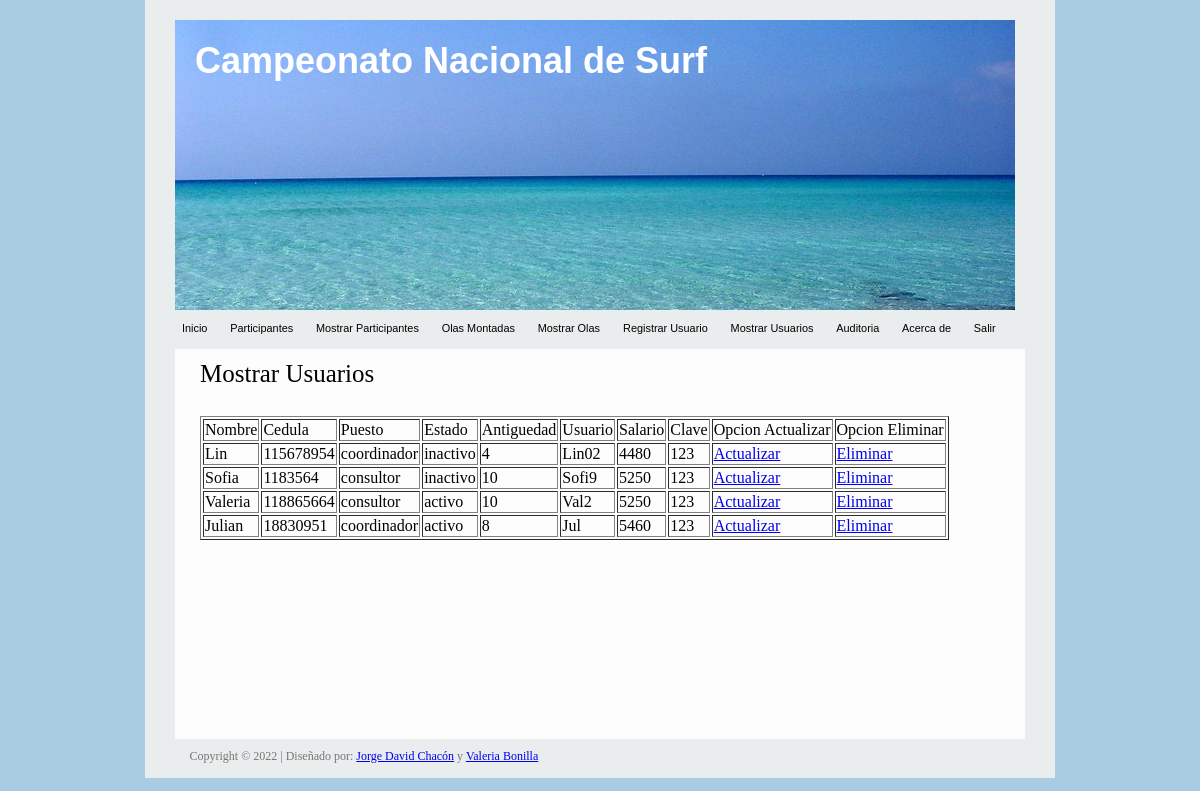
Page /MostrarUsuarios.php on the committed database.
### tables this page shows
CREATE TABLE IF NOT EXISTS `usuario` (
  `nombre` varchar(255) NOT NULL,
  `cedula` varchar(255) NOT NULL,
  `puesto` varchar(255) NOT NULL,
  `estado` varchar(255) NOT NULL,
  `antiguedad` varchar(255) NOT NULL,
  `usuario` varchar(255) NOT NULL,
  `contrasena` varchar(255) NOT NULL,
  `salario` varchar(255) NOT NULL,
  PRIMARY KEY (`cedula`)
);

### MostrarUsuarios.php (the view, shortened to what this page needs)
<html>
<head>
<link rel="stylesheet" type="text/css" href="css.css" media="screen" />
</head>
<body>
<div id="container">
  <div id="header">
    <div class="headtitle">Campeonato Nacional de Surf</div>
  </div>
  <div id="menu">
    <ul>
      <li><a href="Inicio.php" title="">Inicio</a></li>
      <li><a href="Participantes.php" title="">Participantes</a></li>
      <li><a href="MostrarParticipantes.php" title="">Mostrar Participantes</a></li>
      <li><a href="OlasMontadas.php" title="">Olas Montadas</a></li>
      <li><a href="MostrarOlas.php" title="">Mostrar Olas </a></li>
	  <li><a href="Usuarios.php" title="">Registrar Usuario</a></li>
      <li><a href="MostrarUsuarios.php" title="">Mostrar Usuarios</a></li>
	  <li><a href="Auditoria.php" title="">Auditoria</a></li>
      <li><a href="AcercaDe.php" title="">Acerca de</a></li>
	  <li><a href="Salir.php" title="">Salir</a></li>
    </ul>
  </div>
  <div id="contentt">
    <div id="insidecontent"> <br>
	<h1> Mostrar Usuarios <h1>
<?php
        	$link = mysqli_connect("localhost", "root", "");
			mysqli_select_db($link, "SurfUp");
			$result = mysqli_query($link, "SELECT * FROM `usuario`");
            echo "<table border= 1>";
			    echo "<tr>";
				echo "<td>" . "Nombre " . "</td>";
				echo "<td>" . "Cedula " . "</td>" ;
				echo "<td>" . "Puesto " . "</td>";
				echo "<td>" . "Estado " . "</td>";
                echo "<td>" . "Antiguedad" . "</td>";
				echo "<td>" . "Usuario" . "</td>";
				echo "<td>" . "Salario" . "</td>";
				echo "<td>" . "Clave" . "</td>";
				echo "<td>" . "Opcion Actualizar" . "</td>";
				echo "<td>" . "Opcion Eliminar" . "</td>";
				echo"</tr>";
			for ($i=0; $i < $result->num_rows ; $i++ )
			{
				mysqli_data_seek ($result, $i);
				$extraido= mysqli_fetch_array($result);
				echo "<tr>";
			    echo "<td>" . $extraido['nombre'] . "</td>";
				echo "<td>" . $extraido['cedula'] . "</td>";
				echo "<td>" . $extraido['puesto']. "</td>";
				echo "<td>" . $extraido['estado']. "</td>";
				echo "<td>" . $extraido['antiguedad']. "</td>";
				echo "<td>" . $extraido['usuario']. "</td>";
				echo "<td>" . $extraido['salario']. "</td>";
				echo "<td>" . $extraido['contrasena']. "</td>";
                echo "<td><a href='ActualizarUsuario.php?cedula=" . $extraido['cedula'] . "'>Actualizar</a></td>";
				echo "<td><a href='mostrarUsuarios.php?cedula=" . $extraido['cedula'] . "'>Eliminar</a></td>";
				echo"</tr>";
			}
			echo "</table>";
?>
    </div>
  </div>
  <div id="footer"> <span>Copyright © 2022 | Diseñado por: <a href="mailto: dchacon2404@gmail.com" title="Jorge David Chacón">Jorge David Chacón</a>
   y <a href="mailto: vbonilla0825@gmail.com" title="Jorge David Chacón">Valeria Bonilla</a></span></div>
</div>
</body>
</html>

### css.css (style rules this page uses)
body { font-size: 62.5%; margin: 0; padding: 0; background-color: #A9CCE3 ; font-family: Arial,Helvetica,sans-serif; }
#container { margin: 0 auto; padding-top: 20px; width: 910px; position: relative; background-color: #EAEDED; }
#header { margin: 0 auto; width: 850px; height: 290px; background: transparent url('header.jpg') top left no-repeat; }
.headtitle { color:#fff; font-size:36px; font-weight:bold; padding:20px 20px 0 20px; }
#menu { margin: 0 20px; height: 29px; padding: 5px 0; }
#menu ul { margin: 0; padding: 7px; height: 29px; }
#menu ul li { list-style: none; display: inline; }
#menu ul li a:link, #menu ul li a:active, #menu ul li a:visited { color: #000; padding: 10px 10px 10px 10px; font-size: 1.09em; font-family: 'lucida grande', arial, sans-serif; font-weight: bold 100%; text-decoration: none; }
#contentt { min-height: 390px; width: 850px; margin: 0 auto; background-color:#FDFDFD; }
#insidecontent { float: left; padding-left: 25px; padding-right: 25px; width: auto; }
h1 { margin: 0; font-weight: normal; color: #000; font-size: 2.5em; font-family:Times; }
#footer { margin: 0 auto; width: 841px; height: 39px; }
#footer span { display: block; position: relative; font-family: Tahoma; font-size: 1.2em; padding: 10px; color: #767676; }

### rows in the picture
usuario: nombre "Lin", cedula "115678954", puesto "coordinador", estado "inactivo", antiguedad "4", usuario "Lin02", salario "4480", contrasena "123"
usuario: nombre "Sofia", cedula "1183564", puesto "consultor", estado "inactivo", antiguedad "10", usuario "Sofi9", salario "5250", contrasena "123"
usuario: nombre "Valeria", cedula "118865664", puesto "consultor", estado "activo", antiguedad "10", usuario "Val2", salario "5250", contrasena "123"
usuario: nombre "Julian", cedula "18830951", puesto "coordinador", estado "activo", antiguedad "8", usuario "Jul", salario "5460", contrasena "123"
